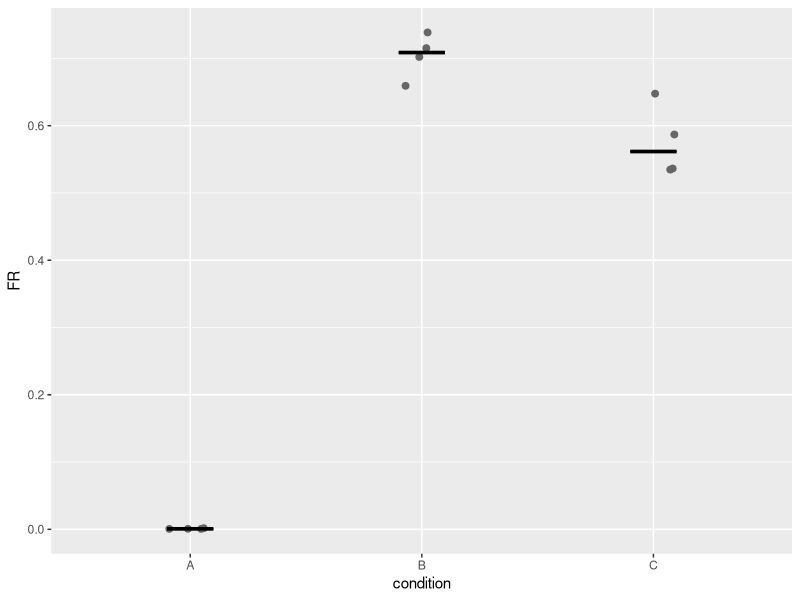
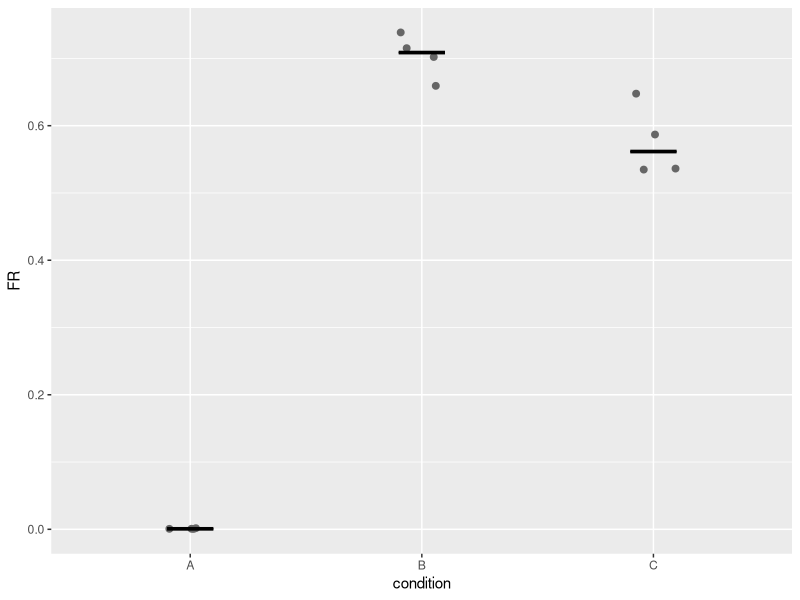

The R script that drew these images, in order: (Note: this script raises an error after producing the figures.)
# Dual Luciferase Analysis Pipeline
# Elias Brandorff, SILS Amsterdam Version 1
# import excel data from GloMax luminescence machine
# level 1 calculations: normalize expression to internal control 
# plot normalized expression values
# produce a summary table
# level 2 calculations: normalize expression of experimental to control condition
# plot relative expression 


#set working path
setwd("C:/DualReporterPipeline/")

# load the relevant libraries
library(readxl)
library(tidyr)
library(ggplot2)
library(dplyr)
library(gridExtra)
library(magrittr)

# import excel output GloMax with readxl into a dataframe.The datasheet must be prepared by creating separate sheets for firefly and renilla.
# import both data into separate dataframes
#  either point to number or name of the correct sheet 
firefly <- read_excel("DualReporter_example_data.xlsx", sheet = "firefly")
renilla <- read_excel("DualReporter_example_data.xlsx", sheet = "renilla")


#normalization to internal control
FR <- firefly / renilla

# convert dataframe to tidy format
FR_tidy <- gather(FR, condition, FR)

#plotting FR ratios for data overview
p1 <- ggplot(FR_tidy, aes(x = condition, y = FR)) +
  geom_jitter(position=position_jitter(0.1), cex=2, color="grey40") +
  stat_summary(fun.y = median, fun.ymin = median, fun.ymax = median,
               geom = "crossbar", width = 0.2)

p1
png("FR_summary.png", width = 300, height = 300)
plot(p1)
dev.off()


#FR summary
FR2_tidy2 <- FR_tidy %>%
  group_by(condition) %>%
  summarise(median = median(FR, na.rm = TRUE), mean = mean(FR, na.rm = TRUE))
FR_tidy2


#produce a table in PDF for publication containing the mean FR ratio per condition
pdf("FR1.pdf", height=11, width=10)
grid.table(FR_tidy2)
dev.off()

#doing the relative calculation i.e. normalize to expression of the empty vector "Ev"
cond1 <- FR$B/FR$A
cond2 <- FR$C/FR$A
relative <- tibble(cond1, cond2)
relative_tidy <- gather(relative, condition, FC)
relative_tidy


p2 <- ggplot(relative_tidy, aes(condition, FC)) + 
  geom_point() +
  stat_summary(fun.y = median, fun.ymin = median, fun.ymax = median,
               geom = "crossbar", width = 0.2) +
  ylab("FC luciferase expression / EV normalized to renilla") +
  ylim(0,1250)

p2
  
png("FC_lucexpression.png", width = 300, height = 300)
plot(p2)
dev.off()


tbl_median <- tableGrob(t(FR2_tidy2), theme = ttheme_default(8))
grid.arrange(p1, p2, tbl_median, ncol=2, nrow=2, as.table=TRUE, heights=c(3,1))

